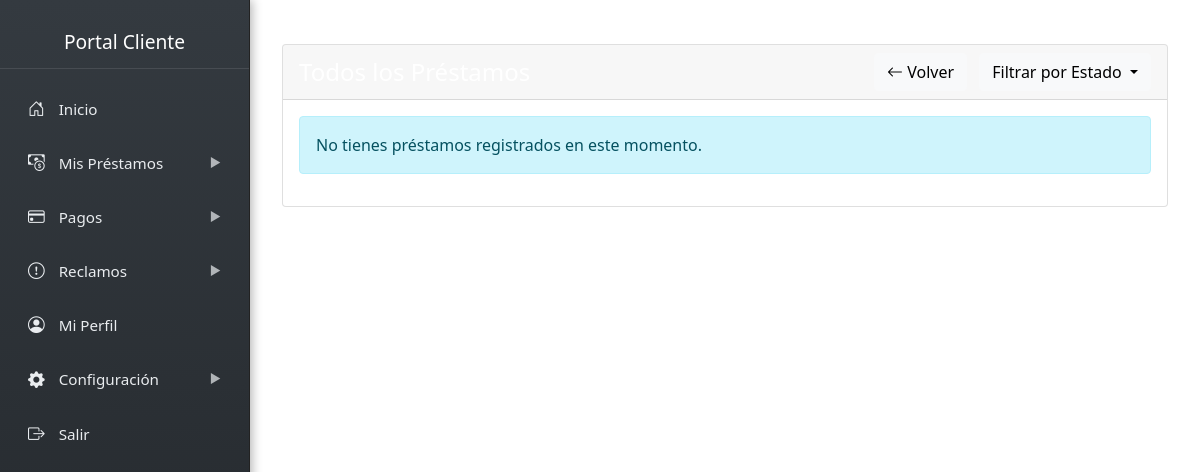
The page /cliente/prestamos/ver_prestamos.php?error=id_invalido (signed in) on the database as committed earlier.
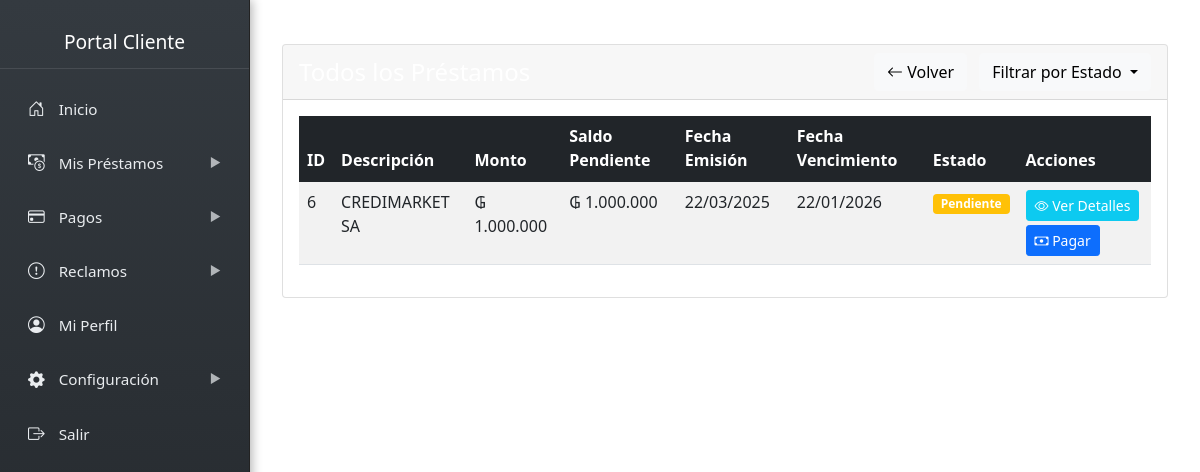
The same page on the database as committed later.
### tables this page shows
CREATE TABLE `deudas` (
  `id` int NOT NULL,
  `cliente_id` int NOT NULL,
  `politica_interes_id` int NOT NULL,
  `notas` text,
  `monto` decimal(12,2) NOT NULL,
  `cuotas` int NOT NULL DEFAULT '1',
  `fecha_emision` date NOT NULL,
  `saldo_pendiente` decimal(12,2) NOT NULL,
  `interes_acumulado` decimal(12,2) DEFAULT '0.00',
  `ultima_actualizacion_interes` date DEFAULT NULL,
  `descripcion` text,
  `fecha_vencimiento` date NOT NULL,
  `estado` enum('pendiente','pagado','vencido','cancelado') DEFAULT 'pendiente',
  `created_at` timestamp NULL DEFAULT CURRENT_TIMESTAMP,
  `monto_cuota` decimal(12,2) GENERATED ALWAYS AS ((`monto` / `cuotas`)) STORED
);

### cliente/prestamos/ver_prestamos.php (the view, shortened to what the changed rows need)
<?php
require_once '../include/cnx.php';
$cliente_id = $_SESSION['cliente_id'];
$estado_filtro = isset($_GET['estado']) ? $_GET['estado'] : null;
$query_base = "SELECT d.*, p.nombre as politica_nombre, p.tasa
               FROM deudas d
               JOIN politicas_interes p ON d.politica_interes_id = p.id
               WHERE d.cliente_id = ?";
if ($estado_filtro && in_array($estado_filtro, ['pendiente', 'vencido', 'pagado'])) {
    $query_base .= " AND d.estado = ?";
    $stmt = $pdo->prepare($query_base . " ORDER BY d.fecha_emision DESC");
    $stmt->execute([$cliente_id, $estado_filtro]);
} else {
    $stmt = $pdo->prepare($query_base . " ORDER BY d.fecha_emision DESC");
    $stmt->execute([$cliente_id]);
}
$prestamos = $stmt->fetchAll();
function formatMoney($amount) {
    return '₲ ' . number_format($amount, 0, ',', '.');
}
include '../include/sidebar.php';
?>
<div class="content-wrapper">
    <div class="container mt-4">
        <div class="row">
            <div class="col-md-12 mb-4">
                <div class="card">
                    <div class="card-body">
                        <?php if (count($prestamos) > 0): ?>
                            <div class="table-responsive">
                                <table class="table table-striped table-hover">
                                    <thead class="table-dark">
                                        <tr>
                                            <th class="text-white">ID</th>
                                            <th class="text-white">Descripción</th>
                                            <th class="text-white">Monto</th>
                                            <th class="text-white">Saldo Pendiente</th>
                                            <th class="text-white">Fecha Emisión</th>
                                            <th class="text-white">Fecha Vencimiento</th>
                                            <th class="text-white">Estado</th>
                                            <th class="text-white">Acciones</th>
                                        </tr>
                                    </thead>
                                    <tbody>
                                        <?php foreach ($prestamos as $prestamo): ?>
                                            <tr>
                                                <td><?php echo $prestamo['id']; ?></td>
                                                <td><?php echo htmlspecialchars($prestamo['descripcion']); ?></td>
                                                <td><?php echo formatMoney($prestamo['monto']); ?></td>
                                                <td><?php echo formatMoney($prestamo['saldo_pendiente']); ?></td>
                                                <td><?php echo date('d/m/Y', strtotime($prestamo['fecha_emision'])); ?></td>
                                                <td><?php echo date('d/m/Y', strtotime($prestamo['fecha_vencimiento'])); ?></td>
                                                <td>
                                                    <?php
                                                    $estado_class = '';
                                                    switch($prestamo['estado']) {
                                                        case 'pendiente':
                                                            $estado_class = 'badge bg-warning';
                                                            break;
                                                    }
                                                    ?>
                                                    <span class="<?php echo $estado_class; ?>">
                                                        <?php echo ucfirst($prestamo['estado']); ?>
                                                    </span>
                                                </td>
                                                <td>
                                                    <a href="detalle_prestamo.php?id=<?php echo $prestamo['id']; ?>" class="btn btn-sm btn-info text-white">
                                                        <i class="bi bi-eye"></i> Ver Detalles
                                                    </a>
                                                    <?php if ($prestamo['estado'] != 'pagado'): ?>
                                                    <a href="../pagos/realizar_pago.php?deuda_id=<?php echo $prestamo['id']; ?>" class="btn btn-sm btn-primary mt-1">
                                                        <i class="bi bi-cash"></i> Pagar
                                                    </a>
                                                    <?php endif; ?>
                                                </td>
                                            </tr>
                                        <?php endforeach; ?>
                                    </tbody>
                                </table>
                            </div>
                        <?php else: ?>
                            <div class="alert alert-info">
                                <?php
                                if ($estado_filtro) {
                                    echo "No tienes préstamos " . strtolower($estado_filtro) . "s en este momento.";
                                } else {
                                    echo "No tienes préstamos registrados en este momento.";
                                }
                                ?>
                            </div>
                        <?php endif; ?>
                    </div>
                </div>
            </div>
        </div>
    </div>
</div>

Rows that differ between the two databases and show on the page:
added deudas: id "6", descripcion "CREDIMARKET SA", monto "₲ 1.000.000", saldo_pendiente "₲ 1.000.000", fecha_emision "22/03/2025", fecha_vencimiento "22/01/2026", estado "Pendiente"
Other text that changed with them:
text no longer shown: "No tienes préstamos registrados en este momento."
text now shown: "ID Descripción Monto Saldo Pendiente Fecha Emisión Fecha Vencimiento Estado Acciones"
